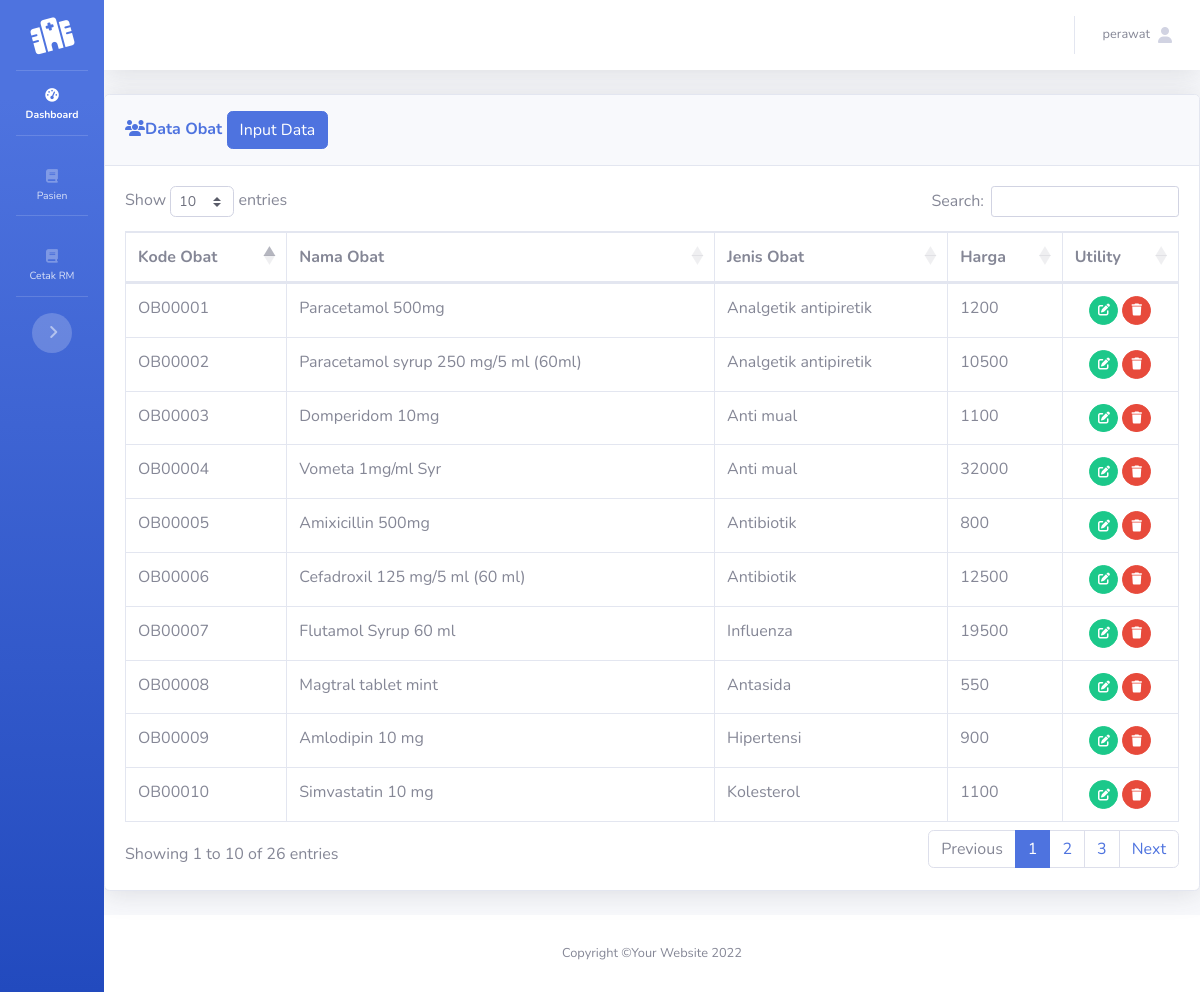
The page /Admin/index.php?halaman=dataobat (signed in) on the database its author committed.
### tables this page shows
CREATE TABLE `obat` (
  `kd_obat` varchar(8) NOT NULL,
  `nama_obat` varchar(50) NOT NULL,
  `jenisobat` varchar(30) NOT NULL,
  `keterangan` varchar(60) NOT NULL,
  `harga` int(11) NOT NULL
);

### Admin/dataobat.php (the view)
<div class="card shadow mb-4">
	<div class="card-header py-3">
		<h6 class="m-0 font-weight-bold text-primary"><i class="fas fa-users fa-table"></i>Data Obat
			<a href="index.php?halaman=inputdataobat" class="btn btn-primary">Input Data</a>
		</h6>
	</div>
	<div class="card-body">
		<div class="table-responsive">
			<table class="table table-bordered" id="dataTable" width="100%" cellspacing="0">
				<thead>
					<tr>
						<th>Kode Obat</th>
						<th>Nama Obat</th>
						<th>Jenis Obat</th>
						<th>Harga</th>
						<th>Utility</th>
					</tr>
				</thead>
				<tbody>
					<?php
					$qdata=mysqli_query($kon,"SELECT * FROM obat"); WHILE ($data=mysqli_fetch_array($qdata))
					{
						?>
						<tr>
							<td><?php echo $data['0'];?></td>
							<td><?php echo $data['1'];?></td>
							<td><?php echo $data['2'];?></td>
							<td><?php echo $data['4'];?></td>
							<td align="center">
							<a href="index.php?halaman=editdataobat&id=<?php echo $data['0'];?>" class="btn btn-success btn-circle btn-sm">
								<i class="fas fa-edit"></i></a>
							<a href="hapusobat.php?id=<?php echo $data['0'];?>" onClick="return confirm('Apakah Data Akan Dihapus')" class="btn btn-danger btn-circle btn-sm">
								<i class="fas fa-trash"></i>
							</a>
							</td>
						</tr>
						<?php
					}
					   ?>
				</tbody>
			</table>
		</div>
	</div>
</div>

### rows shown on the page
obat: kd_obat "OB00001", nama_obat "Paracetamol 500mg", jenisobat "Analgetik antipiretik", harga "1200"
obat: kd_obat "OB00002", nama_obat "Paracetamol syrup 250 mg/5 ml (60ml)", jenisobat "Analgetik antipiretik", harga "10500"
obat: kd_obat "OB00003", nama_obat "Domperidom 10mg", jenisobat "Anti mual", harga "1100"
obat: kd_obat "OB00004", nama_obat "Vometa 1mg/ml Syr", jenisobat "Anti mual", harga "32000"
obat: kd_obat "OB00005", nama_obat "Amixicillin 500mg", jenisobat "Antibiotik", harga "800"
obat: kd_obat "OB00006", nama_obat "Cefadroxil 125 mg/5 ml (60 ml)", jenisobat "Antibiotik", harga "12500"
obat: kd_obat "OB00007", nama_obat "Flutamol Syrup 60 ml", jenisobat "Influenza", harga "19500"
obat: kd_obat "OB00008", nama_obat "Magtral tablet mint", jenisobat "Antasida", harga "550"
obat: kd_obat "OB00009", nama_obat "Amlodipin 10 mg", jenisobat "Hipertensi", harga "900"
obat: kd_obat "OB00010", nama_obat "Simvastatin 10 mg", jenisobat "Kolesterol", harga "1100"

### other values the page prints
$_SESSION['namapengguna'] "perawat"
